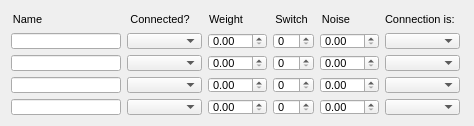
  <widget class="QWidget" name="layoutWidget_5">
   <property name="geometry">
    <rect>
     <x>9</x>
     <y>270</y>
     <width>466</width>
     <height>108</height>
    </rect>
   </property>
   <layout class="QHBoxLayout" name="horizontalLayout_15">
    <item>
     <layout class="QVBoxLayout" name="verticalLayout_37">
      <item>
       <widget class="QLabel" name="label_42">
        <property name="sizePolicy">
         <sizepolicy hsizetype="Fixed" vsizetype="Preferred">
          <horstretch>0</horstretch>
          <verstretch>0</verstretch>
         </sizepolicy>
        </property>
        <property name="minimumSize">
         <size>
          <width>33</width>
          <height>16</height>
         </size>
        </property>
        <property name="maximumSize">
         <size>
          <width>33</width>
          <height>16</height>
         </size>
        </property>
        <property name="font">
         <font>
          <pointsize>8</pointsize>
         </font>
        </property>
        <property name="text">
         <string>Name</string>
        </property>
        <property name="alignment">
         <set>Qt::AlignCenter</set>
        </property>
       </widget>
      </item>
      <item>
       <widget class="QLineEdit" name="unit2Unit1ConnNameLineEdit">
        <property name="sizePolicy">
         <sizepolicy hsizetype="Fixed" vsizetype="Fixed">
          <horstretch>0</horstretch>
          <verstretch>0</verstretch>
         </sizepolicy>
        </property>
        <property name="minimumSize">
         <size>
          <width>110</width>
          <height>16</height>
         </size>
        </property>
        <property name="maximumSize">
         <size>
          <width>110</width>
          <height>16</height>
         </size>
        </property>
        <property name="font">
         <font>
          <pointsize>8</pointsize>
         </font>
        </property>
       </widget>
      </item>
      <item>
       <widget class="QLineEdit" name="unit2Unit2ConnNameLineEdit">
        <property name="sizePolicy">
         <sizepolicy hsizetype="Fixed" vsizetype="Fixed">
          <horstretch>0</horstretch>
          <verstretch>0</verstretch>
         </sizepolicy>
        </property>
        <property name="minimumSize">
         <size>
          <width>110</width>
          <height>16</height>
         </size>
        </property>
        <property name="maximumSize">
         <size>
          <width>110</width>
          <height>16</height>
         </size>
        </property>
        <property name="font">
         <font>
          <pointsize>8</pointsize>
         </font>
        </property>
       </widget>
      </item>
      <item>
       <widget class="QLineEdit" name="unit2Unit3ConnNameLineEdit">
        <property name="sizePolicy">
         <sizepolicy hsizetype="Fixed" vsizetype="Fixed">
          <horstretch>0</horstretch>
          <verstretch>0</verstretch>
         </sizepolicy>
        </property>
        <property name="minimumSize">
         <size>
          <width>110</width>
          <height>16</height>
         </size>
        </property>
        <property name="maximumSize">
         <size>
          <width>110</width>
          <height>16</height>
         </size>
        </property>
        <property name="font">
         <font>
          <pointsize>8</pointsize>
         </font>
        </property>
       </widget>
      </item>
      <item>
       <widget class="QLineEdit" name="unit2Unit4ConnNameLineEdit">
        <property name="sizePolicy">
         <sizepolicy hsizetype="Fixed" vsizetype="Fixed">
          <horstretch>0</horstretch>
          <verstretch>0</verstretch>
         </sizepolicy>
        </property>
        <property name="minimumSize">
         <size>
          <width>110</width>
          <height>16</height>
         </size>
        </property>
        <property name="maximumSize">
         <size>
          <width>110</width>
          <height>16</height>
         </size>
        </property>
        <property name="font">
         <font>
          <pointsize>8</pointsize>
         </font>
        </property>
       </widget>
      </item>
     </layout>
    </item>
    <item>
     <layout class="QVBoxLayout" name="verticalLayout_38">
      <item>
       <widget class="QLabel" name="label_43">
        <property name="sizePolicy">
         <sizepolicy hsizetype="Fixed" vsizetype="Preferred">
          <horstretch>0</horstretch>
          <verstretch>0</verstretch>
         </sizepolicy>
        </property>
        <property name="minimumSize">
         <size>
          <width>66</width>
          <height>16</height>
         </size>
        </property>
        <property name="maximumSize">
         <size>
          <width>66</width>
          <height>16</height>
         </size>
        </property>
        <property name="font">
         <font>
          <pointsize>8</pointsize>
         </font>
        </property>
        <property name="text">
         <string>Connected?</string>
        </property>
        <property name="alignment">
         <set>Qt::AlignCenter</set>
        </property>
       </widget>
      </item>
      <item>
       <widget class="QComboBox" name="unit2Unit1ConnectedComboBox">
        <property name="sizePolicy">
         <sizepolicy hsizetype="Fixed" vsizetype="Fixed">
          <horstretch>0</horstretch>
          <verstretch>0</verstretch>
         </sizepolicy>
        </property>
        <property name="minimumSize">
         <size>
          <width>75</width>
          <height>16</height>
         </size>
        </property>
        <property name="maximumSize">
         <size>
          <width>75</width>
          <height>16</height>
         </size>
        </property>
        <property name="font">
         <font>
          <pointsize>8</pointsize>
         </font>
        </property>
       </widget>
      </item>
      <item>
       <widget class="QComboBox" name="unit2Unit2ConnectedComboBox">
        <property name="sizePolicy">
         <sizepolicy hsizetype="Fixed" vsizetype="Fixed">
          <horstretch>0</horstretch>
          <verstretch>0</verstretch>
         </sizepolicy>
        </property>
        <property name="minimumSize">
         <size>
          <width>75</width>
          <height>16</height>
         </size>
        </property>
        <property name="maximumSize">
         <size>
          <width>75</width>
          <height>16</height>
         </size>
        </property>
        <property name="font">
         <font>
          <pointsize>8</pointsize>
         </font>
        </property>
       </widget>
      </item>
      <item>
       <widget class="QComboBox" name="unit2Unit3ConnectedComboBox">
        <property name="sizePolicy">
         <sizepolicy hsizetype="Fixed" vsizetype="Fixed">
          <horstretch>0</horstretch>
          <verstretch>0</verstretch>
         </sizepolicy>
        </property>
        <property name="minimumSize">
         <size>
          <width>75</width>
          <height>16</height>
         </size>
        </property>
        <property name="maximumSize">
         <size>
          <width>75</width>
          <height>16</height>
         </size>
        </property>
        <property name="font">
         <font>
          <pointsize>8</pointsize>
         </font>
        </property>
       </widget>
      </item>
      <item>
       <widget class="QComboBox" name="unit2Unit4ConnectedComboBox">
        <property name="sizePolicy">
         <sizepolicy hsizetype="Fixed" vsizetype="Fixed">
          <horstretch>0</horstretch>
          <verstretch>0</verstretch>
         </sizepolicy>
        </property>
        <property name="minimumSize">
         <size>
          <width>75</width>
          <height>16</height>
         </size>
        </property>
        <property name="maximumSize">
         <size>
          <width>75</width>
          <height>16</height>
         </size>
        </property>
        <property name="font">
         <font>
          <pointsize>8</pointsize>
         </font>
        </property>
       </widget>
      </item>
     </layout>
    </item>
    <item>
     <layout class="QVBoxLayout" name="verticalLayout_39">
      <item>
       <widget class="QLabel" name="label_44">
        <property name="sizePolicy">
         <sizepolicy hsizetype="Fixed" vsizetype="Preferred">
          <horstretch>0</horstretch>
          <verstretch>0</verstretch>
         </sizepolicy>
        </property>
        <property name="minimumSize">
         <size>
          <width>36</width>
          <height>16</height>
         </size>
        </property>
        <property name="maximumSize">
         <size>
          <width>36</width>
          <height>16</height>
         </size>
        </property>
        <property name="font">
         <font>
          <pointsize>8</pointsize>
         </font>
        </property>
        <property name="text">
         <string>Weight</string>
        </property>
        <property name="alignment">
         <set>Qt::AlignCenter</set>
        </property>
       </widget>
      </item>
      <item>
       <widget class="QDoubleSpinBox" name="unit2Unit1WeightDoubleSpinBox">
        <property name="sizePolicy">
         <sizepolicy hsizetype="Fixed" vsizetype="Fixed">
          <horstretch>0</horstretch>
          <verstretch>0</verstretch>
         </sizepolicy>
        </property>
        <property name="minimumSize">
         <size>
          <width>59</width>
          <height>16</height>
         </size>
        </property>
        <property name="maximumSize">
         <size>
          <width>59</width>
          <height>16</height>
         </size>
        </property>
        <property name="font">
         <font>
          <pointsize>8</pointsize>
         </font>
        </property>
       </widget>
      </item>
      <item>
       <widget class="QDoubleSpinBox" name="unit2Unit2WeightDoubleSpinBox">
        <property name="sizePolicy">
         <sizepolicy hsizetype="Fixed" vsizetype="Fixed">
          <horstretch>0</horstretch>
          <verstretch>0</verstretch>
         </sizepolicy>
        </property>
        <property name="minimumSize">
         <size>
          <width>59</width>
          <height>16</height>
         </size>
        </property>
        <property name="maximumSize">
         <size>
          <width>59</width>
          <height>16</height>
         </size>
        </property>
        <property name="font">
         <font>
          <pointsize>8</pointsize>
         </font>
        </property>
       </widget>
      </item>
      <item>
       <widget class="QDoubleSpinBox" name="unit2Unit3WeightDoubleSpinBox">
        <property name="sizePolicy">
         <sizepolicy hsizetype="Fixed" vsizetype="Fixed">
          <horstretch>0</horstretch>
          <verstretch>0</verstretch>
         </sizepolicy>
        </property>
        <property name="minimumSize">
         <size>
          <width>59</width>
          <height>16</height>
         </size>
        </property>
        <property name="maximumSize">
         <size>
          <width>59</width>
          <height>16</height>
         </size>
        </property>
        <property name="font">
         <font>
          <pointsize>8</pointsize>
         </font>
        </property>
       </widget>
      </item>
      <item>
       <widget class="QDoubleSpinBox" name="unit2Unit4WeightDoubleSpinBox">
        <property name="sizePolicy">
         <sizepolicy hsizetype="Fixed" vsizetype="Fixed">
          <horstretch>0</horstretch>
          <verstretch>0</verstretch>
         </sizepolicy>
        </property>
        <property name="minimumSize">
         <size>
          <width>59</width>
          <height>16</height>
         </size>
        </property>
        <property name="maximumSize">
         <size>
          <width>59</width>
          <height>16</height>
         </size>
        </property>
        <property name="font">
         <font>
          <pointsize>8</pointsize>
         </font>
        </property>
       </widget>
      </item>
     </layout>
    </item>
    <item>
     <layout class="QVBoxLayout" name="verticalLayout_40">
      <item>
       <widget class="QLabel" name="label_45">
        <property name="sizePolicy">
         <sizepolicy hsizetype="Fixed" vsizetype="Preferred">
          <horstretch>0</horstretch>
          <verstretch>0</verstretch>
         </sizepolicy>
        </property>
        <property name="minimumSize">
         <size>
          <width>37</width>
          <height>16</height>
         </size>
        </property>
        <property name="maximumSize">
         <size>
          <width>37</width>
          <height>16</height>
         </size>
        </property>
        <property name="font">
         <font>
          <pointsize>8</pointsize>
         </font>
        </property>
        <property name="text">
         <string>Switch</string>
        </property>
        <property name="alignment">
         <set>Qt::AlignCenter</set>
        </property>
       </widget>
      </item>
      <item>
       <widget class="QSpinBox" name="unit2Unit1SwitchSpinBox">
        <property name="sizePolicy">
         <sizepolicy hsizetype="Fixed" vsizetype="Fixed">
          <horstretch>0</horstretch>
          <verstretch>0</verstretch>
         </sizepolicy>
        </property>
        <property name="minimumSize">
         <size>
          <width>41</width>
          <height>16</height>
         </size>
        </property>
        <property name="maximumSize">
         <size>
          <width>41</width>
          <height>16</height>
         </size>
        </property>
        <property name="font">
         <font>
          <pointsize>8</pointsize>
         </font>
        </property>
       </widget>
      </item>
      <item>
       <widget class="QSpinBox" name="unit2Unit2SwitchSpinBox">
        <property name="sizePolicy">
         <sizepolicy hsizetype="Fixed" vsizetype="Fixed">
          <horstretch>0</horstretch>
          <verstretch>0</verstretch>
         </sizepolicy>
        </property>
        <property name="minimumSize">
         <size>
          <width>41</width>
          <height>16</height>
         </size>
        </property>
        <property name="maximumSize">
         <size>
          <width>41</width>
          <height>16</height>
         </size>
        </property>
        <property name="font">
         <font>
          <pointsize>8</pointsize>
         </font>
        </property>
       </widget>
      </item>
      <item>
       <widget class="QSpinBox" name="unit2Unit3SwitchSpinBox">
        <property name="sizePolicy">
         <sizepolicy hsizetype="Fixed" vsizetype="Fixed">
          <horstretch>0</horstretch>
          <verstretch>0</verstretch>
         </sizepolicy>
        </property>
        <property name="minimumSize">
         <size>
          <width>41</width>
          <height>16</height>
         </size>
        </property>
        <property name="maximumSize">
         <size>
          <width>41</width>
          <height>16</height>
         </size>
        </property>
        <property name="font">
         <font>
          <pointsize>8</pointsize>
         </font>
        </property>
       </widget>
      </item>
      <item>
       <widget class="QSpinBox" name="unit2Unit4SwitchSpinBox">
        <property name="sizePolicy">
         <sizepolicy hsizetype="Fixed" vsizetype="Fixed">
          <horstretch>0</horstretch>
          <verstretch>0</verstretch>
         </sizepolicy>
        </property>
        <property name="minimumSize">
         <size>
          <width>41</width>
          <height>16</height>
         </size>
        </property>
        <property name="maximumSize">
         <size>
          <width>41</width>
          <height>16</height>
         </size>
        </property>
        <property name="font">
         <font>
          <pointsize>8</pointsize>
         </font>
        </property>
       </widget>
      </item>
     </layout>
    </item>
    <item>
     <layout class="QVBoxLayout" name="verticalLayout_41">
      <item>
       <widget class="QLabel" name="label_46">
        <property name="sizePolicy">
         <sizepolicy hsizetype="Fixed" vsizetype="Preferred">
          <horstretch>0</horstretch>
          <verstretch>0</verstretch>
         </sizepolicy>
        </property>
        <property name="minimumSize">
         <size>
          <width>32</width>
          <height>16</height>
         </size>
        </property>
        <property name="maximumSize">
         <size>
          <width>32</width>
          <height>16</height>
         </size>
        </property>
        <property name="font">
         <font>
          <pointsize>8</pointsize>
         </font>
        </property>
        <property name="text">
         <string>Noise</string>
        </property>
        <property name="alignment">
         <set>Qt::AlignCenter</set>
        </property>
       </widget>
      </item>
      <item>
       <widget class="QDoubleSpinBox" name="unit2Unit1NoiseDoubleSpinBox">
        <property name="sizePolicy">
         <sizepolicy hsizetype="Fixed" vsizetype="Fixed">
          <horstretch>0</horstretch>
          <verstretch>0</verstretch>
         </sizepolicy>
        </property>
        <property name="minimumSize">
         <size>
          <width>59</width>
          <height>16</height>
         </size>
        </property>
        <property name="maximumSize">
         <size>
          <width>59</width>
          <height>16</height>
         </size>
        </property>
        <property name="font">
         <font>
          <pointsize>8</pointsize>
         </font>
        </property>
       </widget>
      </item>
      <item>
       <widget class="QDoubleSpinBox" name="unit2Unit2NoiseDoubleSpinBox">
        <property name="sizePolicy">
         <sizepolicy hsizetype="Fixed" vsizetype="Fixed">
          <horstretch>0</horstretch>
          <verstretch>0</verstretch>
         </sizepolicy>
        </property>
        <property name="minimumSize">
         <size>
          <width>59</width>
          <height>16</height>
         </size>
        </property>
        <property name="maximumSize">
         <size>
          <width>59</width>
          <height>16</height>
         </size>
        </property>
        <property name="font">
         <font>
          <pointsize>8</pointsize>
         </font>
        </property>
       </widget>
      </item>
      <item>
       <widget class="QDoubleSpinBox" name="unit2Unit3NoiseDoubleSpinBox">
        <property name="sizePolicy">
         <sizepolicy hsizetype="Fixed" vsizetype="Fixed">
          <horstretch>0</horstretch>
          <verstretch>0</verstretch>
         </sizepolicy>
        </property>
        <property name="minimumSize">
         <size>
          <width>59</width>
          <height>16</height>
         </size>
        </property>
        <property name="maximumSize">
         <size>
          <width>59</width>
          <height>16</height>
         </size>
        </property>
        <property name="font">
         <font>
          <pointsize>8</pointsize>
         </font>
        </property>
       </widget>
      </item>
      <item>
       <widget class="QDoubleSpinBox" name="unit2Unit4NoiseDoubleSpinBox">
        <property name="sizePolicy">
         <sizepolicy hsizetype="Fixed" vsizetype="Fixed">
          <horstretch>0</horstretch>
          <verstretch>0</verstretch>
         </sizepolicy>
        </property>
        <property name="minimumSize">
         <size>
          <width>59</width>
          <height>16</height>
         </size>
        </property>
        <property name="maximumSize">
         <size>
          <width>59</width>
          <height>16</height>
         </size>
        </property>
        <property name="font">
         <font>
          <pointsize>8</pointsize>
         </font>
        </property>
       </widget>
      </item>
     </layout>
    </item>
    <item>
     <layout class="QVBoxLayout" name="verticalLayout_42">
      <item>
       <widget class="QLabel" name="label_47">
        <property name="sizePolicy">
         <sizepolicy hsizetype="Fixed" vsizetype="Preferred">
          <horstretch>0</horstretch>
          <verstretch>0</verstretch>
         </sizepolicy>
        </property>
        <property name="minimumSize">
         <size>
          <width>78</width>
          <height>16</height>
         </size>
        </property>
        <property name="maximumSize">
         <size>
          <width>78</width>
          <height>16</height>
         </size>
        </property>
        <property name="font">
         <font>
          <pointsize>8</pointsize>
         </font>
        </property>
        <property name="text">
         <string>Connection is:</string>
        </property>
       </widget>
      </item>
      <item>
       <widget class="QComboBox" name="unit2Unit1UniselectorComboBox">
        <property name="sizePolicy">
         <sizepolicy hsizetype="Fixed" vsizetype="Fixed">
          <horstretch>0</horstretch>
          <verstretch>0</verstretch>
         </sizepolicy>
        </property>
        <property name="minimumSize">
         <size>
          <width>75</width>
          <height>16</height>
         </size>
        </property>
        <property name="maximumSize">
         <size>
          <width>75</width>
          <height>16</height>
         </size>
        </property>
        <property name="font">
         <font>
          <pointsize>8</pointsize>
         </font>
        </property>
       </widget>
      </item>
      <item>
       <widget class="QComboBox" name="unit2Unit2UniselectorComboBox">
        <property name="sizePolicy">
         <sizepolicy hsizetype="Fixed" vsizetype="Fixed">
          <horstretch>0</horstretch>
          <verstretch>0</verstretch>
         </sizepolicy>
        </property>
        <property name="minimumSize">
         <size>
          <width>75</width>
          <height>16</height>
         </size>
        </property>
        <property name="maximumSize">
         <size>
          <width>75</width>
          <height>16</height>
         </size>
        </property>
        <property name="font">
         <font>
          <pointsize>8</pointsize>
         </font>
        </property>
       </widget>
      </item>
      <item>
       <widget class="QComboBox" name="unit2Unit3UniselectorComboBox">
        <property name="sizePolicy">
         <sizepolicy hsizetype="Fixed" vsizetype="Fixed">
          <horstretch>0</horstretch>
          <verstretch>0</verstretch>
         </sizepolicy>
        </property>
        <property name="minimumSize">
         <size>
          <width>75</width>
          <height>16</height>
         </size>
        </property>
        <property name="maximumSize">
         <size>
          <width>75</width>
          <height>16</height>
         </size>
        </property>
        <property name="font">
         <font>
          <pointsize>8</pointsize>
         </font>
        </property>
       </widget>
      </item>
      <item>
       <widget class="QComboBox" name="unit2Unit4UniselectorComboBox">
        <property name="sizePolicy">
         <sizepolicy hsizetype="Fixed" vsizetype="Fixed">
          <horstretch>0</horstretch>
          <verstretch>0</verstretch>
         </sizepolicy>
        </property>
        <property name="minimumSize">
         <size>
          <width>75</width>
          <height>16</height>
         </size>
        </property>
        <property name="maximumSize">
         <size>
          <width>75</width>
          <height>16</height>
         </size>
        </property>
        <property name="font">
         <font>
          <pointsize>8</pointsize>
         </font>
        </property>
       </widget>
      </item>
     </layout>
    </item>
   </layout>
  </widget>
